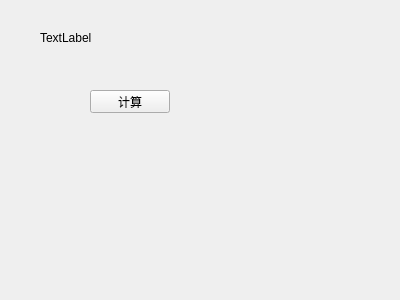
<?xml version="1.0" encoding="UTF-8"?>
<ui version="4.0">
 <class>GeneCalcPanel</class>
 <widget class="QWidget" name="GeneCalcPanel">
  <property name="geometry">
   <rect>
    <x>0</x>
    <y>0</y>
    <width>400</width>
    <height>300</height>
   </rect>
  </property>
  <property name="windowTitle">
   <string>Form</string>
  </property>
  <widget class="QPushButton" name="pushButtonCalc">
   <property name="geometry">
    <rect>
     <x>90</x>
     <y>90</y>
     <width>80</width>
     <height>23</height>
    </rect>
   </property>
   <property name="text">
    <string>计算</string>
   </property>
  </widget>
  <widget class="QLabel" name="label">
   <property name="geometry">
    <rect>
     <x>40</x>
     <y>30</y>
     <width>53</width>
     <height>15</height>
    </rect>
   </property>
   <property name="text">
    <string>TextLabel</string>
   </property>
  </widget>
 </widget>
 <resources/>
 <connections/>
</ui>
